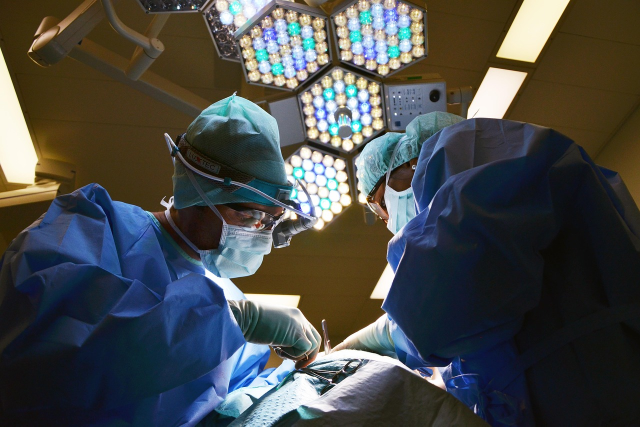
#> input picture content/blog/doctor-650534_1280.jpg, 1280 x 853 px (shown at 1/2 size)
$ python blog-banner.py ../content/blog/doctor-650534_1280.jpg ../content/blog/pexels-adventure-studio-6207714.jpg ../content/blog/pexels-adventure-studio-6207714.jpg
#> lines starting #> are read from the running program, lines starting #| are printed output that depends on the picture
#!/usr/bin/env python3
"""
blog-banner.py — Instant Production blog banner compositor.

Takes an AI-generated base image and produces a 1200x630 WebP for
public/images/blog/. The artwork runs full-bleed and carries no article copy:
the only overlay is the Instant Production logo, placed in whichever top
corner is quieter, with a soft dark halo so it stays legible over any image.

The headline is deliberately NOT drawn — it already sits directly above the
banner on the article page, and repeating it there is redundant.

Brand assets (Inter, logo) are fetched on first run and cached in /tmp, so the
script is self-contained and needs no repo checkout.

Usage:
  python3 blog-banner.py BASE_IMAGE OUT.webp [seed-text-for-fallback]

If BASE_IMAGE is the literal string "none", a procedural on-brand backdrop is
generated instead, so the daily automation still produces a usable banner when
image generation is rate-limited or out of credits. Pass the post title as the
third argument in that case, purely to seed the pattern — it is never drawn.
"""
import os, sys, random, urllib.request
from PIL import Image, ImageDraw, ImageFilter, ImageStat, ImageEnhance

W, H = 1200, 630
AMBER, INK = (245, 158, 11), (5, 5, 5)
PAD, LOGO_W = 40, 104
CACHE = "/tmp/ip-banner-assets"
LOGO_URL = "https://raw.githubusercontent.com/RjRahulSharma01/Instant_Production/main/public/brand/logo-light-800.png"


def _get(url, path):
    if not os.path.exists(path) or os.path.getsize(path) == 0:
        os.makedirs(os.path.dirname(path), exist_ok=True)
        req = urllib.request.Request(url, headers={"User-Agent": "Mozilla/4.0"})
        open(path, "wb").write(urllib.request.urlopen(req).read())
    return path


def logo_asset():
    return _get(LOGO_URL, f"{CACHE}/logo-light-800.png")


# [72 lines left out: function procedural, not called in this run]


def fit_cover(im, w, h):
#> called with w = 1200, h = 630
    im = im.convert("RGB")
#> im is the input picture: PIL image 1280x853 RGB; mean R, G, B 72.3, 74.6, 73.5
    s = max(w / im.width, h / im.height)
#> s = 0.938
    im = im.resize((max(w, int(im.width * s)), max(h, int(im.height * s))), Image.LANCZOS)
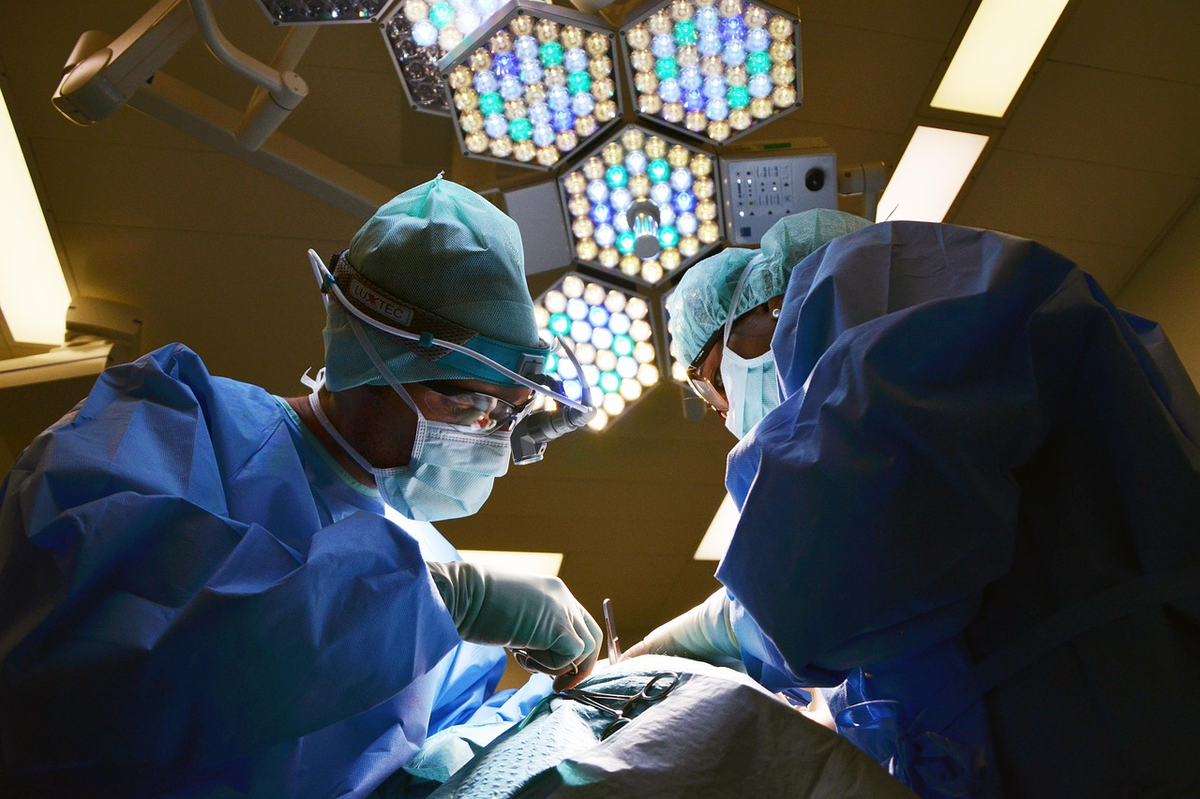
#> im: PIL image 1200x799 RGB; mean R, G, B 72.3, 74.6, 73.5
    l, t = (im.width - w) // 2, (im.height - h) // 2
#> l = 0; t = 84
    return im.crop((l, t, l + w, t + h))
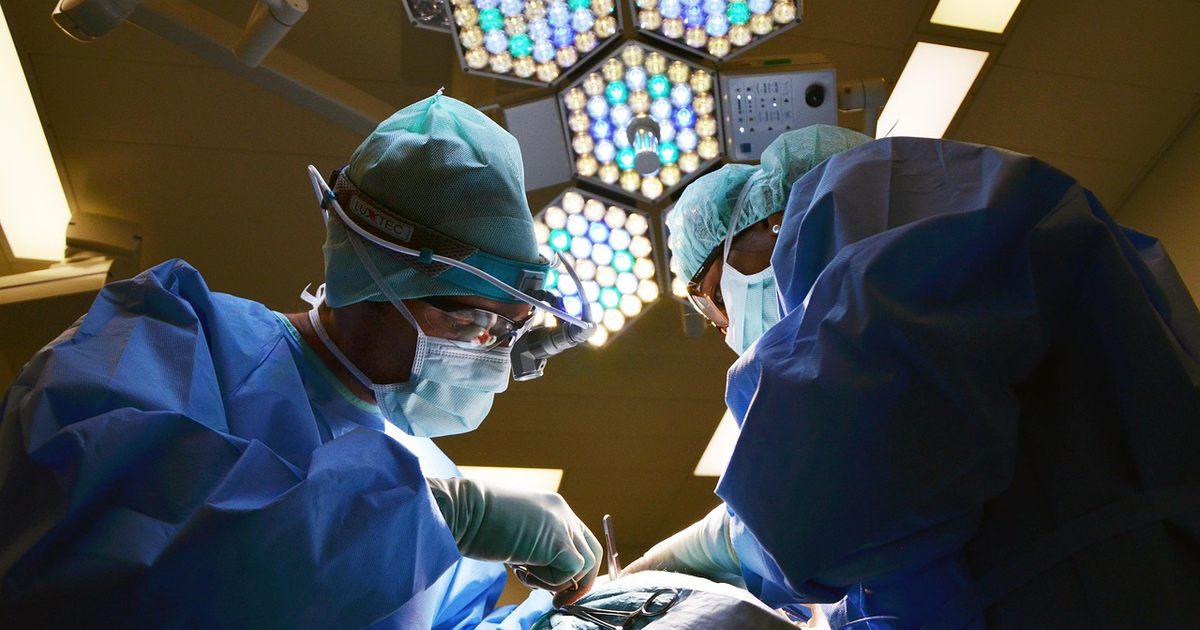
#> returned value: PIL image 1200x630 RGB; mean R, G, B 70.3, 73, 72.6


# [8 lines left out: function quieter_corner, not called in this run]


def build(base_path, out_path, seed_text=""):
    canvas = procedural(seed_text) if base_path in ("none", "", None) \
        else fit_cover(Image.open(base_path), W, H)

    # Very light global grade only — the artwork is the point now, so it is not
    # dimmed the way it was when type had to sit on top of it.
    canvas = Image.blend(canvas, Image.new("RGB", (W, H), INK), 0.08)
    canvas = ImageEnhance.Color(canvas).enhance(1.06)

    logo = Image.open(logo_asset()).convert("RGBA")
    logo = logo.resize((LOGO_W, int(logo.height * LOGO_W / logo.width)), Image.LANCZOS)

    side = quieter_corner(canvas, LOGO_W, logo.height)
    lx = PAD if side == "left" else W - PAD - LOGO_W
    ly = PAD - 4

    # Soft dark halo so the logo holds against bright or busy artwork
    halo = Image.new("RGBA", (W, H), (0, 0, 0, 0))
    mask = logo.split()[3].filter(ImageFilter.GaussianBlur(16)).point(lambda p: min(255, int(p * 1.6)))
    halo.paste(Image.new("RGBA", logo.size, INK + (255,)), (lx, ly), mask)
    canvas = Image.alpha_composite(canvas.convert("RGBA"), halo).convert("RGB")
    canvas.paste(logo, (lx, ly), logo)

    canvas.save(out_path, "WEBP", quality=84, method=6)
    return out_path


if __name__ == "__main__":
    if len(sys.argv) < 3:
        print(__doc__); sys.exit(1)
#> (the run stopped early here; a loop or call above may not have finished)

$ run again, on content/blog/pexels-hanna-pad-12433027.jpg
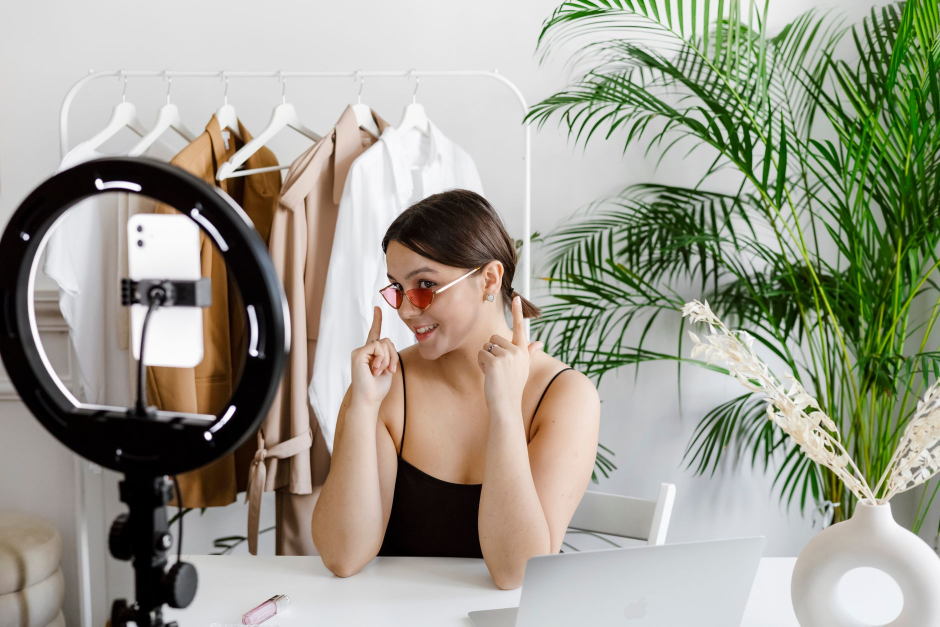
#> input picture content/blog/pexels-hanna-pad-12433027.jpg, 1880 x 1253 px (shown at 1/2 size)
#> in fit_cover, im is the input picture: PIL image 1880x1253 RGB; mean R, G, B 158.2, 157.5, 143.7
#> in fit_cover, `im = im.resize((max(w, int(im.width * s)), max(h, int(im.height * s)))..`:
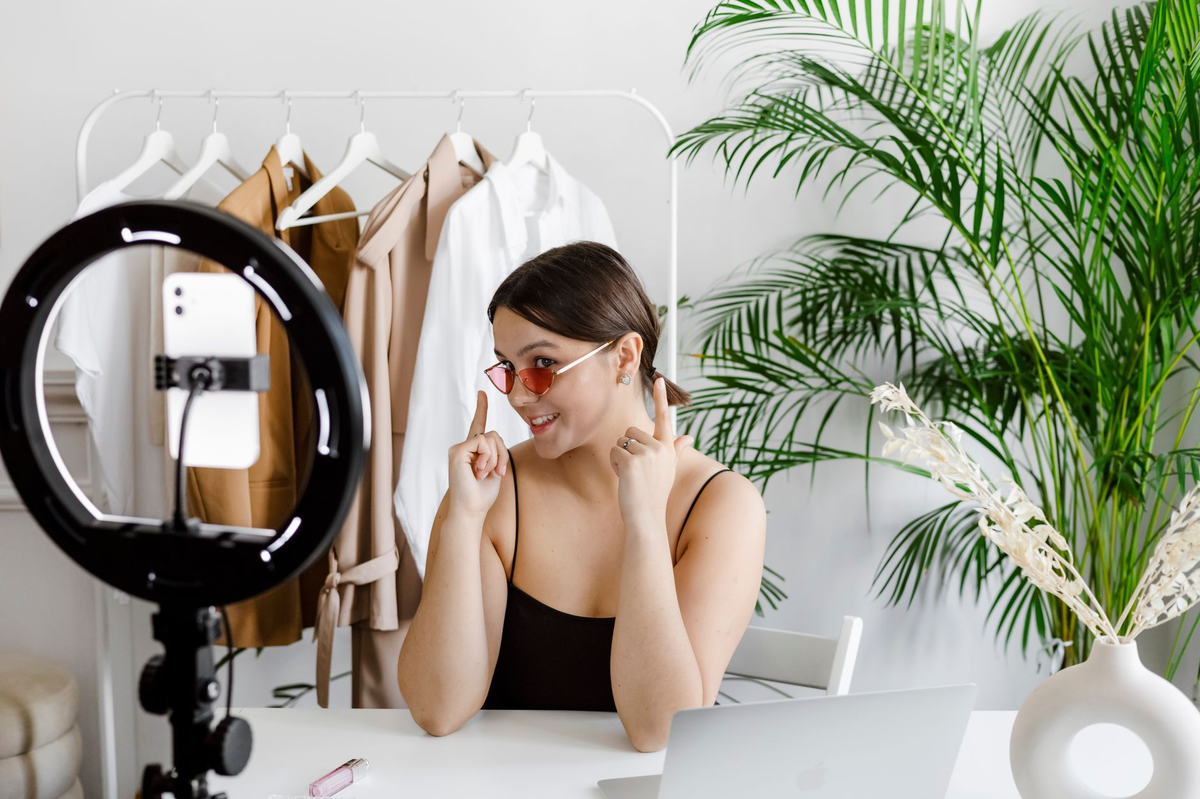
#> im: PIL image 1200x799 RGB; mean R, G, B 158.2, 157.5, 143.7
#> in fit_cover, `return im.crop((l, t, l + w, t + h))`:
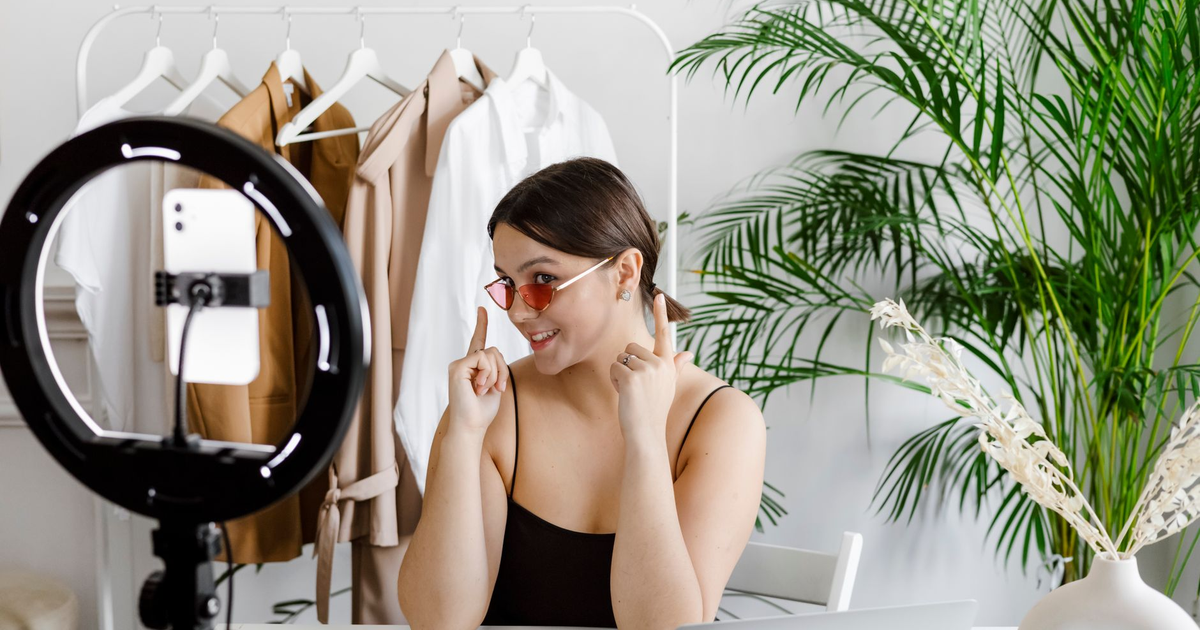
#> returned value: PIL image 1200x630 RGB; mean R, G, B 148.7, 146.9, 131.2
